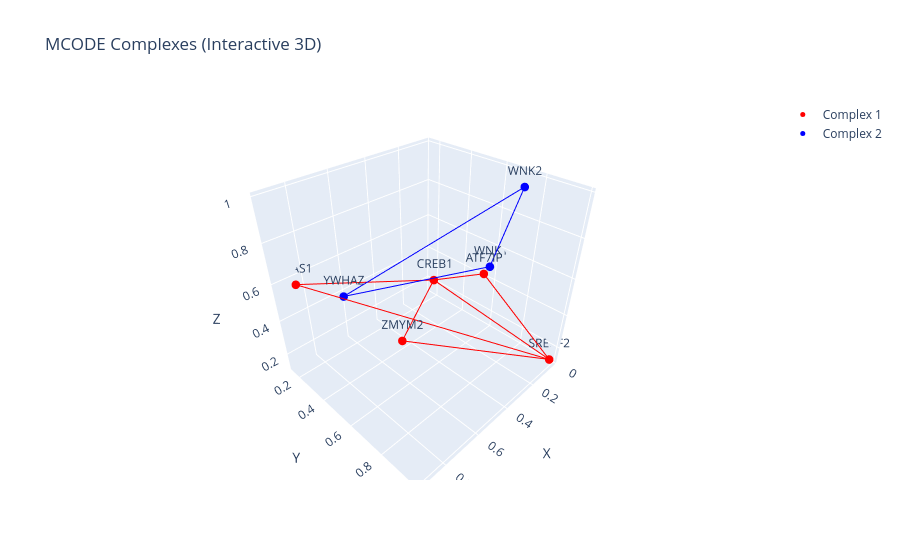

The cell this chart's notebook holds for it:
### Markdown cell above
Here we visualize the complexes found by plotting our list of filered_complexes.

### Code cell
#print 3D graph
complexes = m.filtered_complexes
all_nodes = set()
for G in complexes:
    all_nodes.update(G.nodes())

node_positions = {
    node: (
        random.uniform(0,1),
        random.uniform(0,1),
        random.uniform(0,1),
    )
    for node in all_nodes
}



fig = go.Figure()

colors = [
    "red", "blue", "green", "purple", "orange", "brown",
    "pink", "gray", "cyan", "magenta"
]


for i,G in enumerate(complexes):
    color = colors[i % len(colors)]
    # --- nodes for this complex ---
    xs = []
    ys = []
    zs = []
    texts = []
    for n in G.nodes():
        x, y, z = node_positions[n]
        xs.append(x)
        ys.append(y)
        zs.append(z)

        
        sym = G.nodes[n].get("symbol", str(n))
        texts.append(sym)

    fig.add_trace(
        go.Scatter3d(
            x=xs,
            y=ys,
            z=zs,
            mode="markers+text",
            marker=dict(size=5, color=color),
            text = texts,
            textposition="top center",
            name=f"Complex {i+1}",
        )
    )

    # --- edges for this complex ---
    # Plotly lines want NaN breaks between segments
    edge_x = []
    edge_y = []
    edge_z = []

    for u, v in G.edges():
        x0, y0, z0 = node_positions[u]
        x1, y1, z1 = node_positions[v]
        edge_x += [x0, x1, None]
        edge_y += [y0, y1, None]
        edge_z += [z0, z1, None]

    fig.add_trace(
        go.Scatter3d(
            x=edge_x,
            y=edge_y,
            z=edge_z,
            mode="lines",
            line=dict(width=2, color=color),
            showlegend=False,
        )
    )

fig.update_layout(
    title="MCODE Complexes (Interactive 3D)",
    scene=dict(
        xaxis_title="X",
        yaxis_title="Y",
        zaxis_title="Z",
    ),
)

fig.show()

### Figure 1 — Plotly figure (JSON) as saved in the notebook; plotly's stock layout.template omitted (floating-point values rounded to 4 significant figures)
{"data": [{"marker": {"color": "red", "size": 5}, "mode": "markers+text", "name": "Complex 1", "text": ["ZMYM2", "CREB1", "PIAS1", "SREBF2", "ATF7IP"], "textposition": "top center", "type": "scatter3d", "x": [0.9189, 0.1628, 0.8502, 0.02593, 0.4388], "y": [0.919, 0.3286, 0.1499, 0.9882, 0.8514], "z": [0.7645, 0.3474, 0.5655, 0.1264, 0.7566]}, {"line": {"color": "red", "width": 2}, "mode": "lines", "showlegend": false, "type": "scatter3d", "x": [0.9189, 0.1628, null, 0.9189, 0.02593, null, 0.1628, 0.8502, null, 0.1628, 0.02593, null, 0.1628, 0.4388, null, 0.8502, 0.02593, null, 0.02593, 0.4388, null], "y": [0.919, 0.3286, null, 0.919, 0.9882, null, 0.3286, 0.1499, null, 0.3286, 0.9882, null, 0.3286, 0.8514, null, 0.1499, 0.9882, null, 0.9882, 0.8514, null], "z": [0.7645, 0.3474, null, 0.7645, 0.1264, null, 0.3474, 0.5655, null, 0.3474, 0.1264, null, 0.3474, 0.7566, null, 0.5655, 0.1264, null, 0.1264, 0.7566, null]}, {"marker": {"color": "blue", "size": 5}, "mode": "markers+text", "name": "Complex 2", "text": ["WNK2", "WNK1", "YWHAZ"], "textposition": "top center", "type": "scatter3d", "x": [0.1217, 0.07803, 0.7012], "y": [0.7805, 0.6191, 0.285], "z": [0.9887, 0.5229, 0.4943]}, {"line": {"color": "blue", "width": 2}, "mode": "lines", "showlegend": false, "type": "scatter3d", "x": [0.1217, 0.07803, null, 0.1217, 0.7012, null, 0.07803, 0.7012, null], "y": [0.7805, 0.6191, null, 0.7805, 0.285, null, 0.6191, 0.285, null], "z": [0.9887, 0.5229, null, 0.9887, 0.4943, null, 0.5229, 0.4943, null]}], "layout": {"scene": {"xaxis": {"title": {"text": "X"}}, "yaxis": {"title": {"text": "Y"}}, "zaxis": {"title": {"text": "Z"}}}, "title": {"text": "MCODE Complexes (Interactive 3D)"}}}
